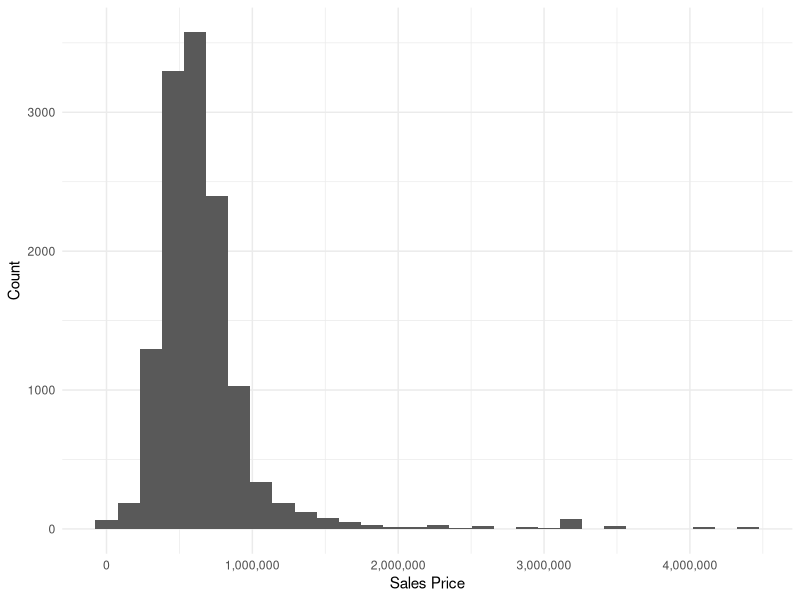
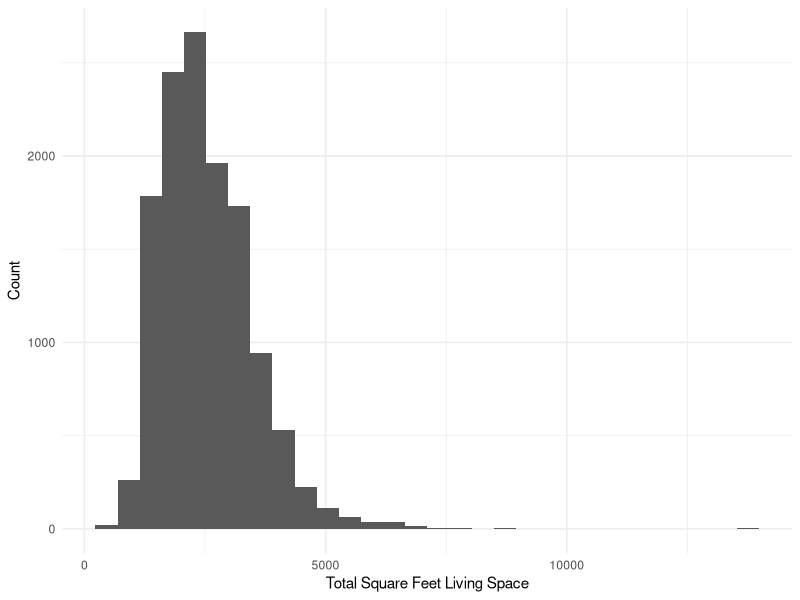

Write R code to recreate these figures, in order.
# Assignment: EXERCISE 4.2 #2
# Name: Cable, Kimberly
# Data: 2022-4-09

# Load readxl package
library(readxl)
library(ggplot2)
library(plyr)
theme_set(theme_minimal())

## Set the working directory to the root of your DSC 520 directory
setwd("/Kim/Data Science/Bellevue Univ/DSC 520/Week4")

## Check your current working directory
getwd()

## Load the housing file
housing_df = read_excel("data/week-6-housing.xlsx")

# a - Use apply on a variable
salesPrice_mean <- sapply(housing_df['Sale_Price'], mean)
salesPrice_mean

# b - use aggregate on a variable
zoningPrice_agg <- aggregate(Sale_Price ~ current_zoning, housing_df, mean)
zoningPrice_agg

# c - use plyr (split some data, perform a modification, bring back together)
salesPrice_byMonth_mean <- ddply(housing_df, .(format(Sale_Date, "%m-%Y")), 
                                 summarize, monthly_mean = mean(Sale_Price))
salesPrice_byMonth_mean

# d - check distributions of the data
salesPrice_hist <- ggplot(housing_df) + geom_histogram(aes(Sale_Price)) +
    scale_x_continuous(labels = scales::comma) +
    labs(x = "Sales Price", y = "Count")
salesPrice_hist

sqFeet_hist <- ggplot(housing_df) + geom_histogram(aes(square_feet_total_living)) +
    labs(x = "Total Square Feet Living Space", y = "Count")
sqFeet_hist


# e - identify any outliers
#      Sales Price: there are a few prices above $2,000,000 that outside the norm
#      Total Sq Feet Living Space: there are a couple above 5,500 sq ft

# f - create at least 2 new variables
housing_df['cost_per_sq_foot'] <- ifelse(housing_df$square_feet_total_living >= 0, 
    housing_df$Sale_Price / housing_df$square_feet_total_living, 0)
housing_df['cost_per_sq_foot']

num_baths <- function(bath_full, bath_half, bath_3qtr)
{
    ifelse (bath_full > 0, total <- bath_full * 1, NA)
    
    ifelse (bath_half > 0, total <- total + (bath_half * 0.5), NA)
    
    ifelse (bath_3qtr > 0, total <- total + (bath_3qtr * 0.75), NA)
    
    return (total)
}

housing_df['total_bath_count'] <- num_baths(
    bath_full = housing_df$bath_full_count, 
    bath_half = housing_df$bath_half_count, 
    bath_3qtr = housing_df$bath_3qtr_count)
housing_df['total_bath_count']
